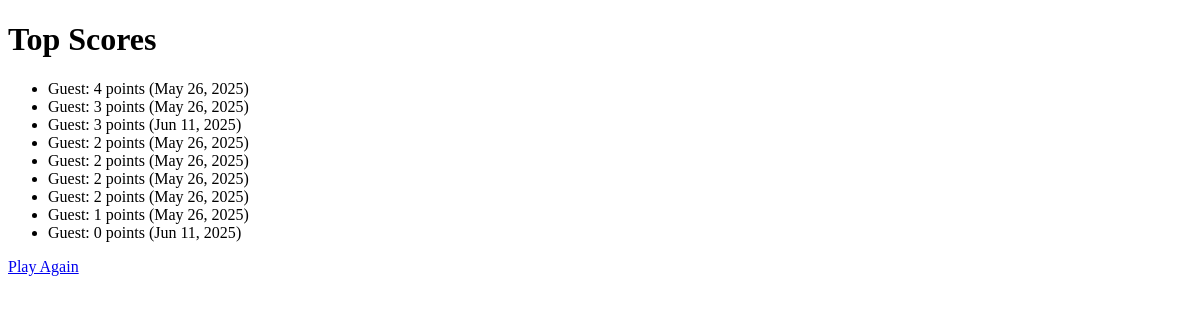
The app's page /leaderboard/, older data.
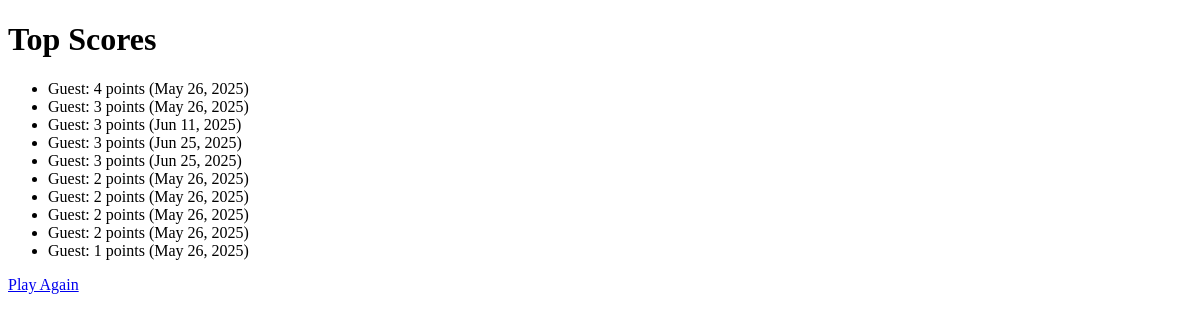
The same page, newer data.
### game/models.py (models this page shows, shortened)
class Score(models.Model):
    player_name = models.CharField(max_length=50)
    score = models.IntegerField()
    date_played = models.DateTimeField(default=timezone.now)

### game/views.py (the view)
# urls.py: path('leaderboard/', views.leaderboard, name='leaderboard'),
def leaderboard(request):
    top_scores = Score.objects.order_by('-score')[:10]
    return render(request, 'game/leaderboard.html', {'top_scores': top_scores})

### game/templates/game/leaderboard.html
<!DOCTYPE html>
<html>
<head><title>Leaderboard</title></head>
<body>
    <h1>Top Scores</h1>
    <ul>
        {% for score in top_scores %}
            <li>{{ score.player_name }}: {{ score.score }} points ({{ score.date_played|date:"M d, Y" }})</li>
        {% endfor %}
    </ul>
    <a href="/">Play Again</a>
</body>
</html>

Row changes from the older to the newer data that the page shows:
no longer on this page (row unchanged): Score: player_name "Guest", score "0", date_played "Jun 11, 2025"
added Score: player_name "Guest", score "3", date_played "Jun 25, 2025"
added Score: player_name "Guest", score "3", date_played "Jun 25, 2025"
